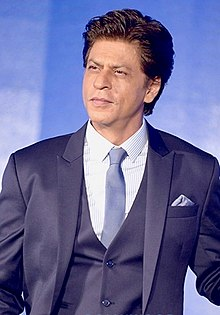
#> input picture Opencv_Course/srk photo.jpg, 220 x 315 px, found by its file name
$ python histogram_for_masked_image.py
#> lines starting #> are read from the running program, lines starting #| are printed output that depends on the picture; after the words box and inside, x2 and y2 are one past the last pixel; in counts of white or black regions, pixels touching at a corner belong together
import cv2
import matplotlib.pyplot as plt
import numpy as np

img_path=r"C:\Users\salma\OneDrive\Pictures\Camera Roll\srk photo.jpg"
img=cv2.imread(img_path,0)
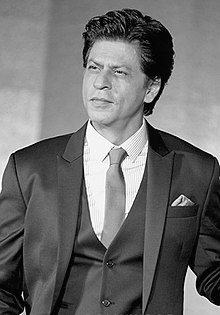
#> img: shape (315, 220); min 0, max 255, mean 109.7
cv2.imshow("image",img)

blank=np.zeros(img.shape[:2],dtype='uint8')
cv2.imshow("blank image",blank)

circle=cv2.circle(blank,(img.shape[1]//2,img.shape[0]//2),50,(255,255,255),-1)
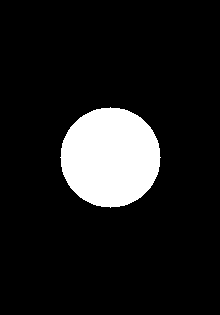
#> blank: shape (315, 220); 11.3% white; 1 white region, box (x1, y1, x2, y2) and area: (60, 107, 161, 208) 7845
cv2.imshow("circle",circle)

mask=cv2.bitwise_and(circle,img)
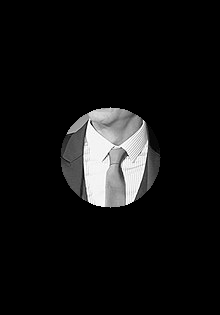
#> mask: shape (315, 220); min 0, max 255, mean 18.1
cv2.imshow("mask",mask)

hist=cv2.calcHist([img],[0],mask,[256],[0,256])
#> hist = 256 values, max 317 at index 243, min 0 at index 0, mean 30.63
cv2.imwrite(r"D:\Learning_Python\Opencv_Course\histogram_for_masked_image.jpg",hist)


plt.figure()
plt.title("Grayscale image histogram")
plt.xlabel("Bins")
plt.ylabel("Pixels")
plt.plot(hist)
plt.show()
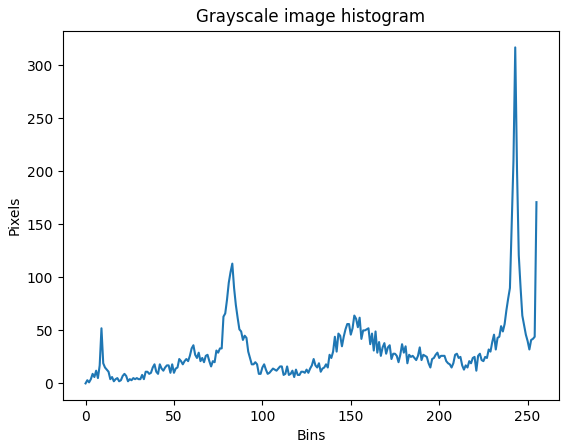
#> figure drawn by matplotlib, 1 panel; curve peaks at x = 243, y = 317

cv2.waitKey(0)
cv2.destroyAllWindows()

$ run again, with Opencv_Course/cat.webp saved as Opencv_Course/srk photo.jpg
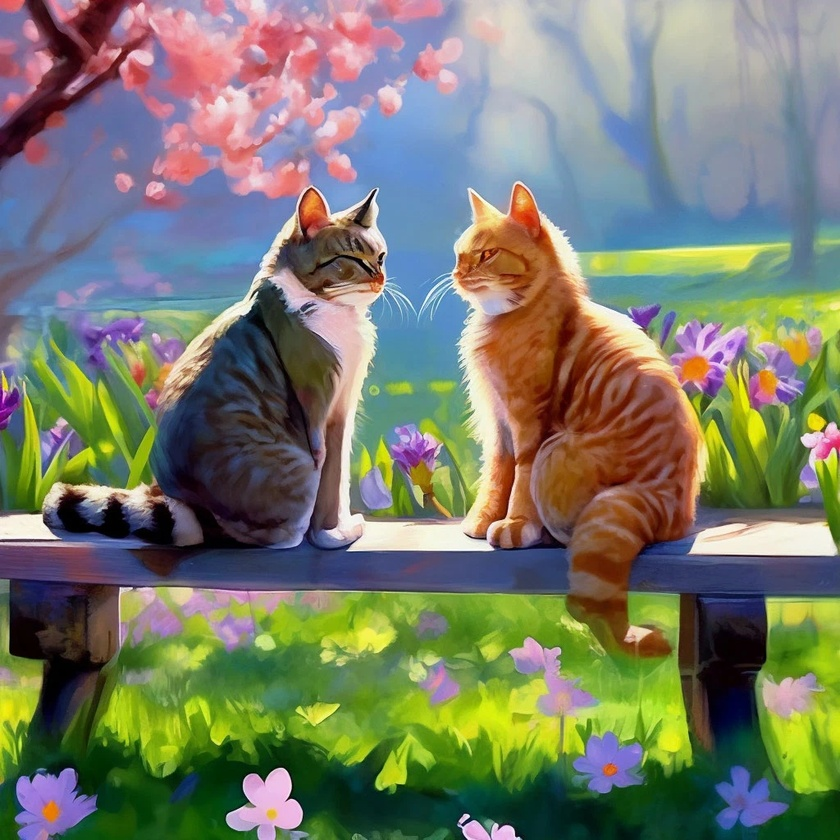
#> input picture Opencv_Course/cat.webp, 840 x 840 px, shrunk from 1024 x 1024 before the run, found by its file name
#> `circle=cv2.circle(blank,(img.shape[1]//2,img.shape[0]//2),50,(255,255,..`:
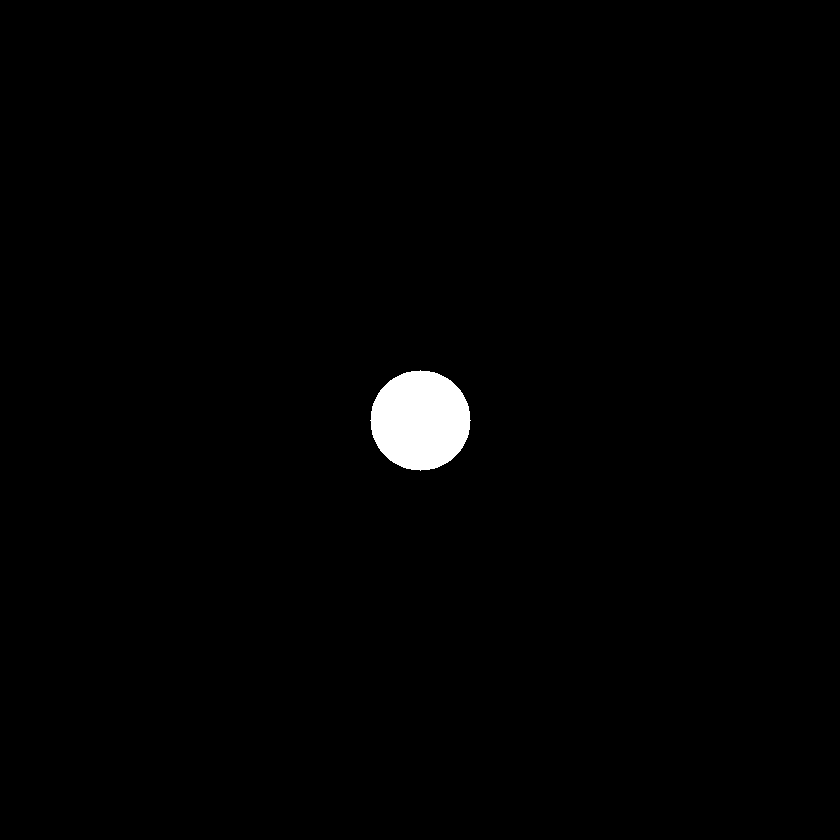
#> blank: shape (840, 840); 1.1% white; 1 white region, box (x1, y1, x2, y2) and area: (370, 370, 471, 471) 7845
#> hist = 256 values, max 650 at index 126, min 0 at index 0, mean 30.64
#> `plt.show()`:
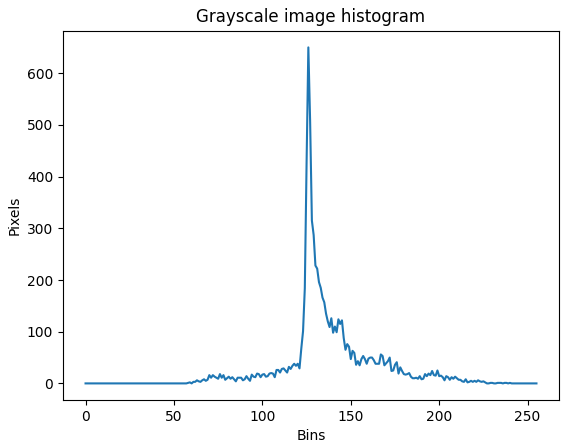
#> figure drawn by matplotlib, 1 panel; curve peaks at x = 126, y = 650
